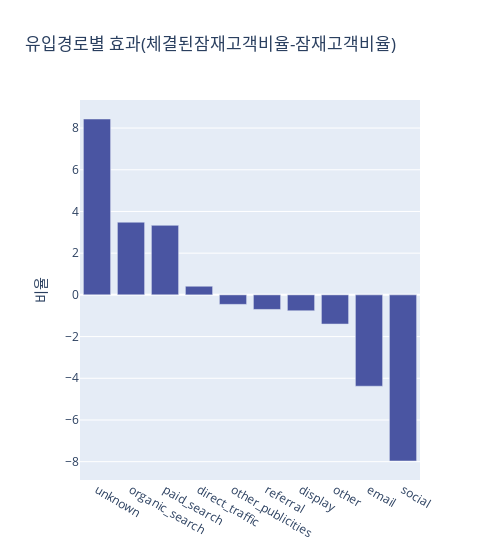

Here is the notebook cell this chart was saved with:
### Markdown cell above
### 유입경로별 효과(체결된잠재고객비율-잠재고객비율)

### Code cell
a = (mql.groupby('origin').size() / mql.shape[0] * 100).reset_index(name='mql')
b = (mql[mql['won_date'].notnull()]['origin'].value_counts(normalize=True) * 100).reset_index(name='closed_deals')
ab = a.merge(b, on='origin')
ab['difference'] = ab['closed_deals'] - ab['mql']
ab=ab.sort_values(by='difference',ascending=False)

# 첫 번째 그래프 추가 (막대 그래프)
fig = go.Figure(data=[go.Bar(
    x=ab['origin'],
    y=ab['difference'],
    marker_color='#4A55A2'  # 모든 막대의 색상을 #4A55A2로 설정
)])

# 레이아웃 설정
fig.update_layout(
    title='유입경로별 효과(체결된잠재고객비율-잠재고객비율)',  # 전체 그래프의 제목
    yaxis=dict(title='비율'),
    legend=dict(),
    width=500
)

fig.show()
#plot(fig, filename = '유입경로별 효과(체결된잠재고객비율-잠재고객비율)', auto_open=True)

### Figure 1 — Plotly figure (JSON) as saved in the notebook; plotly's stock layout.template omitted (floating-point values rounded to 4 significant figures)
{"data": [{"marker": {"color": "#4A55A2"}, "type": "bar", "x": ["unknown", "organic_search", "paid_search", "direct_traffic", "other_publicities", "referral", "display", "other", "email", "social"], "y": [8.434, 3.485, 3.334, 0.4133, -0.4562, -0.6996, -0.7624, -1.4, -4.381, -7.968]}], "layout": {"title": {"text": "유입경로별 효과(체결된잠재고객비율-잠재고객비율)"}, "width": 500, "yaxis": {"title": {"text": "비율"}}}}
